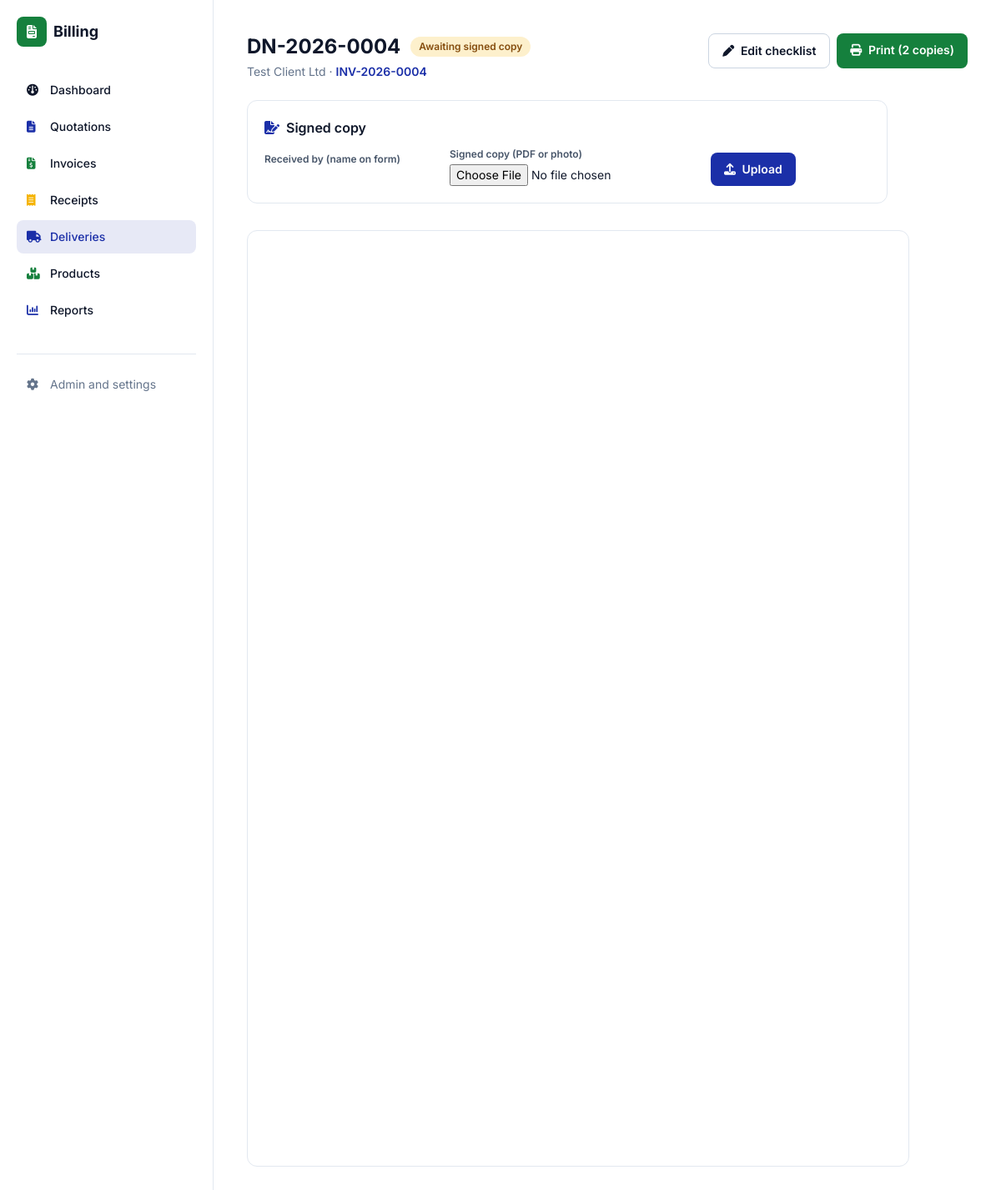
/delivery/4/ (signed in), run on the app's committed database.
### documents/models.py (models this page shows, shortened)
class DeliveryNote(models.Model):
    document = models.ForeignKey(Document, related_name="deliveries", on_delete=models.CASCADE)
    number = models.CharField(max_length=30, unique=True, editable=False)
    delivery_date = models.DateField(default=timezone.localdate)
    delivery_location = models.CharField(max_length=200, blank=True)
    delivered_by = models.CharField(max_length=80, blank=True)
    notes = models.TextField(blank=True)
    received_by = models.CharField(max_length=120, blank=True)
    signed_copy = models.FileField(upload_to=signed_path, blank=True)
    signed_at = models.DateTimeField(null=True, blank=True)
    business = models.JSONField(default=dict, blank=True, editable=False)
    created_at = models.DateTimeField(auto_now_add=True)
    class Meta:
        ordering = ["-created_at"]
    @property
    def is_signed(self):
        return bool(self.signed_copy)

class Document(models.Model):
    QUOTATION, INVOICE, RECEIPT = "quotation", "invoice", "receipt"
    TYPES = [(QUOTATION, "Quotation"), (INVOICE, "Invoice"), (RECEIPT, "Receipt")]
    PREFIX = {QUOTATION: "QUO", INVOICE: "INV", RECEIPT: "RCP"}
    STATUSES = [
        ("draft", "Draft"), ("sent", "Sent"), ("accepted", "Accepted"),
        ("paid", "Paid"), ("void", "Void"),
    ]
    PAYMENT_METHODS = [
        ("cash", "Cash"), ("mpesa", "M-Pesa"), ("bank", "Bank Transfer"), ("card", "Card"),
    ]
    VAT_MODES = [
        ("exclusive", "VAT exclusive (add VAT on top)"),
        ("inclusive", "VAT inclusive (prices include VAT)"),
        ("none", "No VAT"),
    ]
    doc_type = models.CharField(max_length=10, choices=TYPES)
    number = models.CharField(max_length=30, unique=True, editable=False)
    client = models.ForeignKey(Client, null=True, blank=True, on_delete=models.SET_NULL)
    client_name = models.CharField(max_length=150, blank=True, help_text="Walk-in name if no client")
    issue_date = models.DateField(default=timezone.localdate)
    due_date = models.DateField(null=True, blank=True)
    status = models.CharField(max_length=10, choices=STATUSES, default="draft")
    vat_mode = models.CharField(max_length=10, choices=VAT_MODES, default="exclusive")
    served_by = models.CharField(max_length=80, blank=True)
    discount = models.DecimalField(max_digits=12, decimal_places=2, default=0)
    payment_method = models.CharField(max_length=10, choices=PAYMENT_METHODS, blank=True)
    payment_reference = models.CharField(max_length=60, blank=True)
    notes = models.TextField(blank=True)
    terms = models.TextField(blank=True)
    buyer_pin = models.CharField("Buyer KRA PIN", max_length=20, blank=True)
    etims_invoice_no = models.CharField("eTIMS invoice no.", max_length=60, blank=True)
    etims_qr = models.CharField("eTIMS QR data or link", max_length=500, blank=True,
                                help_text="Paste the QR link or data KRA gives you for this invoice")
    share_token = models.CharField(max_length=32, unique=True, null=True, blank=True, editable=False)
    share_viewed_at = models.DateTimeField(null=True, blank=True, editable=False)
    business = models.JSONField(default=dict, blank=True, editable=False)
    source = models.ForeignKey("self", null=True, blank=True, on_delete=models.SET_NULL,
                               related_name="converted")
    created_at = models.DateTimeField(auto_now_add=True)
    class Meta:
        ordering = ["-created_at"]
    @property
    def display_client(self):
        return self.client.name if self.client else (self.client_name or "Walk-in Customer")

class Client(models.Model):
    name = models.CharField(max_length=150)
    phone = models.CharField(max_length=50, blank=True)
    email = models.EmailField(blank=True)
    address = models.TextField(blank=True)
    kra_pin = models.CharField(max_length=30, blank=True)
    class Meta:
        ordering = ["name"]

### documents/views.py (the view)
# urls.py: path("delivery/<int:pk>/", views.delivery_detail, name="delivery_detail"),
@login_required
def delivery_detail(request, pk):
    note = get_object_or_404(DeliveryNote.objects.select_related("document"), pk=pk)
    return render(request, "documents/delivery_detail.html", {
        "note": note, "upload_form": SignedCopyForm(initial={"received_by": note.received_by})})

### documents/forms.py (shortened to what this page needs)
class SignedCopyForm(forms.Form):
    received_by = forms.CharField(required=False, max_length=120, label="Received by (name on form)")
    signed_copy = forms.FileField(label="Signed copy (PDF or photo)")

### templates/documents/delivery_detail.html (shortened to what this page needs)
{% extends "base.html" %}
{% block content %}
<div class="flex flex-col lg:flex-row lg:items-start lg:justify-between gap-4 mb-6">
  <div class="min-w-0">
    <div class="flex flex-wrap items-center gap-3">
      <h1 class="text-2xl font-bold">{{ note.number }}</h1>
      {% if note.is_signed %}
      <span class="px-2.5 py-1 rounded-full text-xs font-semibold bg-brand-green/10 text-brand-green">Signed</span>
      {% else %}
      <span class="px-2.5 py-1 rounded-full text-xs font-semibold bg-brand-gold/20 text-yellow-800">Awaiting signed copy</span>
      {% endif %}
    </div>
    <p class="text-sm text-slate-500 mt-1">{{ note.document.display_client }} &middot;
      <a class="text-brand-blue font-semibold" href="{% url 'documents:detail' note.document.pk %}">{{ note.document.number }}</a></p>
  </div>
  <div class="grid grid-cols-2 sm:flex gap-2 text-sm font-semibold">
    <a href="{% url 'documents:delivery_edit' note.pk %}" class="block text-center px-4 py-2.5 rounded-lg border border-slate-300 hover:bg-slate-50"><i class="fa-solid fa-pen mr-1"></i> Edit checklist</a>
    <a href="{% url 'documents:delivery_pdf' note.pk %}" target="_blank" class="block text-center px-4 py-2.5 rounded-lg bg-brand-green text-white"><i class="fa-solid fa-print mr-1"></i> Print (2 copies)</a>
  </div>
</div>
<div class="rounded-xl border border-slate-200 p-4 sm:p-5 mb-8 max-w-3xl">
  <h2 class="font-semibold mb-3"><i class="fa-solid fa-file-signature text-brand-blue mr-2"></i>Signed copy</h2>
  <form method="post" enctype="multipart/form-data" action="{% url 'documents:delivery_upload' note.pk %}"
        class="grid grid-cols-1 sm:flex sm:flex-wrap sm:items-end gap-3 text-sm">
    <div><label class="block text-xs font-semibold text-slate-600 mb-1">{{ upload_form.received_by.label }}</label>
      <div class="[&>input]:w-full">{{ upload_form.received_by }}</div></div>
    <div><label class="block text-xs font-semibold text-slate-600 mb-1">{{ upload_form.signed_copy.label }}</label>
      <div class="[&>input]:w-full">{{ upload_form.signed_copy }}</div></div>
    <button class="bg-brand-blue text-white font-semibold px-4 py-2.5 rounded-lg"><i class="fa-solid fa-upload mr-1"></i> Upload</button>
  </form>
</div>
<div class="w-full">
  <div class="fit-wrap" data-w="794" data-h="1123">
    <iframe src="{% url 'documents:delivery_preview' note.pk %}" class="bg-white rounded-xl border border-slate-200" style="width:794px;height:1123px"></iframe>
  </div>
</div>
{% endblock %}

### templates/base.html (style rules this page uses)
html { -webkit-text-size-adjust: 100%; }

### data on the page
DeliveryNote: number "DN-2026-0004", document.display_client "Test Client Ltd", document.number "INV-2026-0004"

### other printed values
{{ upload_form.received_by.label }} "Received by (name on form)"
{{ upload_form.signed_copy.label }} "Signed copy (PDF or photo)"
